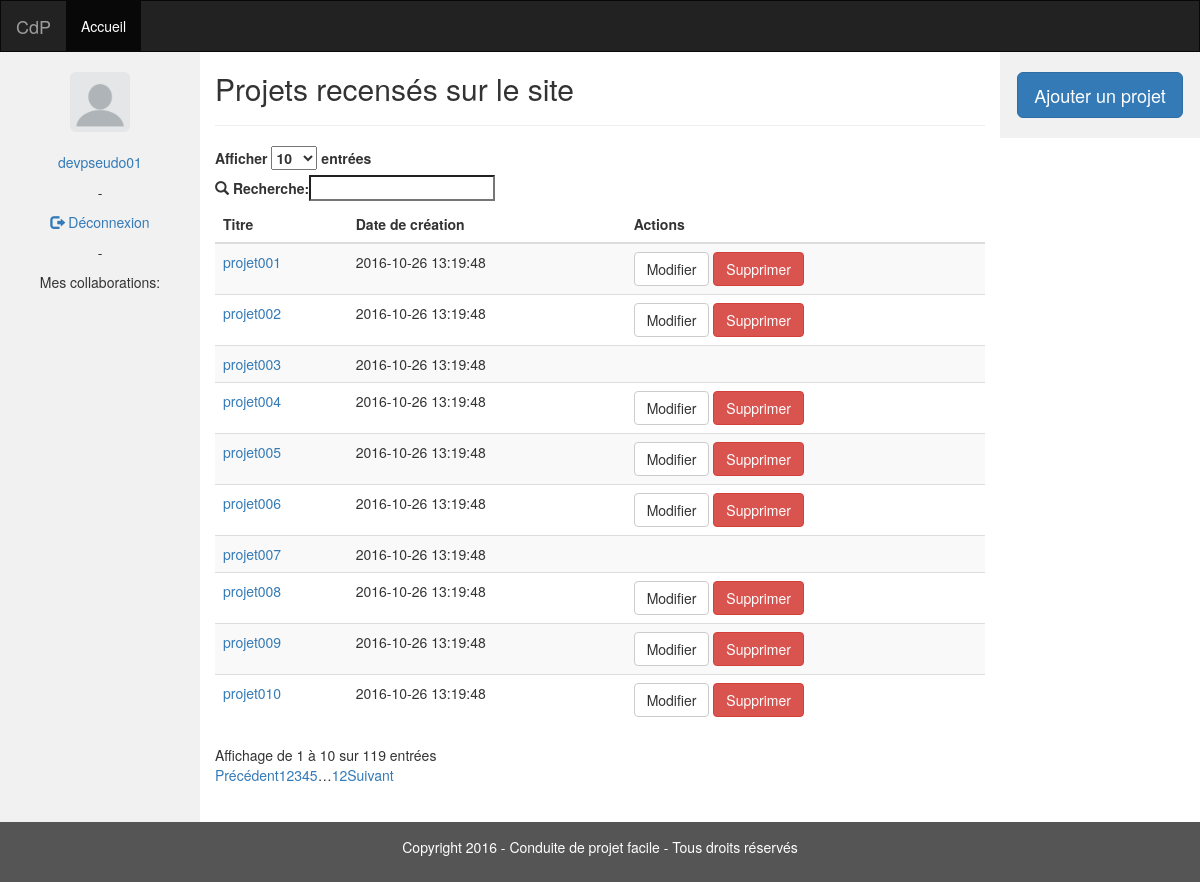
Page /listeProjets.php (signed in) on the committed database.
### tables this page shows
CREATE TABLE `projet` (
  `PRO_id` int(11) NOT NULL,
  `PRO_nom` varchar(255) NOT NULL,
  `PRO_client` varchar(255) NOT NULL,
  `PRO_description` text NOT NULL,
  `PRO_dateCreation` datetime NOT NULL,
  `DEV_idProductOwner` int(11) NOT NULL,
  `DEV_idScrumMaster` int(11) NOT NULL
);

### web/requetes.php (called while the page is built, shortened)
<?php
class Requetes {
  private $conn;
    public function __construct($servername, $username, $password, $dbname) {
        $this->conn = new mysqli($servername, $username, $password, $dbname);
    }
    public function estMembreProjet($id_projet, $id_dev) {
				return $this->estDeveloppeurProjet($id_projet, $id_dev) ||
							$this->estScrumMaster($id_dev, $id_projet) ||
							$this->estProductOwner($id_dev, $id_projet);
    }
    public function estDeveloppeurProjet($id_projet, $id_dev) {
        $sql = "SELECT * FROM inter_dev_projet
                WHERE PRO_id = ".$id_projet." AND DEV_id = ".$id_dev.";";
        if (!$result = $this->conn->query($sql)) {
            printf("<b style=\"color:red;\">Message d'erreur dans estDeveloppeurProjet(): %s</b><br>\n", $this->conn->error);
            return NULL;
        }
        $row = $result->fetch_assoc();
        return false;
    }
    public function estScrumMaster($id_dev, $id_pro) {
        $sql = "SELECT * FROM projet
                WHERE PRO_id=".$id_pro." AND DEV_idScrumMaster=".$id_dev.";";
        if (!$result = $this->conn->query($sql)) {
            printf("<b style=\"color:red;\">Message d'erreur dans estScrumMaster(): %s</b><br>\n", $this->conn->error);
            return NULL;
        }
        if ($result->num_rows == 1)
            return true;
        else
            return false;
    }
    public function estProductOwner($id_dev, $id_pro) {
      $sql = "SELECT * FROM projet
              WHERE PRO_id=".$id_pro." AND DEV_idProductOwner=".$id_dev.";";
      if (!$result = $this->conn->query($sql)) {
          printf("<b style=\"color:red;\">Message d'erreur dans estProductOwner(): %s</b><br>\n", $this->conn->error);
          return NULL;
      }
      if ($result->num_rows == 1)
          return true;
      else
          return false;
    }
    public function listeProjets($id_premiere_ligne = 0, $nb_projets_par_pages = 200000) {
        $sql = "SELECT * FROM projet
                ORDER BY PRO_dateCreation ASC
                LIMIT ".$id_premiere_ligne.", ".$nb_projets_par_pages.";";
        if (!$result = $this->conn->query($sql)) {
            printf("<b style=\"color:red;\">Message d'erreur dans listeProjets(): %s</b><br>\n", $this->conn->error);
            return NULL;
        }
        return $result;
    }
}
?>

### web/listeProjets.php (the view, shortened to what this page needs)
<?php
require_once("../web/config.php");
$s->suppressionCookies();
$s->head("Liste des Projets");
$s->header($db);
$s->nav($db);
?>
          <article>
            <div class="col-sm-8 text-left">
              <h2>Projets recensés sur le site</h2>
              <hr>
              <table id="tableProjet" class="table table-striped table-hover">
                <thead>
                  <tr>
                    <th>Titre</th>
                    <th>Date de création</th>
<?php
if (isset($_SESSION["session"])) {
?>
                    <th>Actions</th>
<?php
}
?>
                  </tr>
                </thead>
                <tbody>
<?php
$result = $db->listeProjets();
while ($row = $result->fetch_assoc()) {
?>
                  <tr>
                    <td>
                      <a href="#" onclick=<?php echo 'document.getElementById("lien_projet'.$row["PRO_id"].'").submit()' ;?>>
                        <?php echo $row["PRO_nom"]."\n"; ?>
                      </a>
                    </td>
                    <td><?php echo $row["PRO_dateCreation"]; ?></td>
<?php
  if (isset($_SESSION["session"])) {
?>
                    <td>
<?php
    if ($db->estMembreProjet($row["PRO_id"], $_SESSION["id_co"])) {
?>
                      <form style="display: inline;" action="../web/formulaireProjet.php" method="post">
                        <input class="btn btn-default" type="submit" value="Modifier"/>
                      </form>
                        <form style="display: inline;" action="projet.php" method="post">
                        <input class="btn btn-danger" type="submit" value="Supprimer"/>
                      </form>
<?php
    }
?>
                    </td>
<?php
  }
?>
                  </tr>
<?php
}
?>
                </tbody>
              </table>
            </div>
          </article>
          <aside>
<?php
if (isset($_SESSION["session"])) {
?>
            <div class="col-sm-2 sidenav">
              <form style="display: inline;" action="formulaireProjet.php" method="post">
                <input class="btn btn-primary btn-lg" type="submit" value="Ajouter un projet"/>
              </form>
            </div>
<?php
}
?>
          </aside>
<?php $s->footer(); ?>

### web/structure.php (shortened to what this page needs)
<?php
class Structure {
  public function head($titrePage) {
?>
<!doctype html>
<html>
  <head>
    <link rel="stylesheet" href="https://maxcdn.bootstrapcdn.com/bootstrap/3.3.7/css/bootstrap.min.css">
    <link rel="stylesheet" href="https://cdn.datatables.net/1.10.12/css/dataTables.bootstrap.min.css">
    <link rel="stylesheet" type="text/css" href="../web/css/style.css">
  </head>
<?php
  }
  public function header($db) {
?>
  <body>
    <header>
      <nav class="navbar navbar-inverse">
        <div class="container-fluid">
          <div class="navbar-header">
            <a class="navbar-brand" href="cdp.php">CdP</a>
          </div>
          <div class="collapse navbar-collapse" id="myNavbar">
            <ul class="nav navbar-nav">
              <li class="active"><a href="../web/listeProjets.php">Accueil</a></li>
            </ul>
          </div>
        </div>
      </nav>
    </header>
    <section>
      <div class="container-fluid text-center">
        <div class="row content">
<?php
  }
  public function nav($db) {
?>
          <nav>
            <div class="col-sm-2 sidenav">
<?php
    if (isset($_SESSION["session"])) {
      if (empty($_SESSION["image_co"])) {
?>
              <p>
                <img src="../web/img/avatar-default.jpg" alt="Avatar" height="60" width="60" class="img-rounded"/>
                <br>
                <br>
<?php
      }
?>
                <a href="profil.php"><?php echo htmlspecialchars($_SESSION["pseudo_co"]); ?></a>
              </p>
              <p> - </p>
              <p>
                <a href="../web/deconnexion.php"><span class="glyphicon glyphicon-log-out"></span> Déconnexion</a>
              </p>
              <p> - </p>
              <p>Mes collaborations:</p>
              <div class="scroll">
              </div>
<?php
   }
?>
            </div>
          </nav>
<?php
  }
  public function footer() {
?>
        </div>
      </div>
    </section>
    <footer class="container-fluid text-center">
      <p>Copyright 2016 - Conduite de projet facile - Tous droits réservés</p>
    </footer>
  </body>
</html>
<?php
  }
}
?>

### web/css/style.css (style rules this page uses)
.navbar { margin-bottom: 0px; border-radius: 0px; }
.row.content { height: 450px; }
.sidenav { padding-top: 20px; padding-bottom: 20px; background-color: #f1f1f1; height: 100%; }
footer { background-color: #555; color: white; padding: 15px; }
div.scroll { height: 500px; overflow-y: auto; }

### rows in the picture
projet: PRO_nom "projet001", PRO_dateCreation "2016-10-26 13:19:48"
projet: PRO_nom "projet002", PRO_dateCreation "2016-10-26 13:19:48"
projet: PRO_nom "projet003", PRO_dateCreation "2016-10-26 13:19:48"
projet: PRO_nom "projet004", PRO_dateCreation "2016-10-26 13:19:48"
projet: PRO_nom "projet005", PRO_dateCreation "2016-10-26 13:19:48"
projet: PRO_nom "projet006", PRO_dateCreation "2016-10-26 13:19:48"
projet: PRO_nom "projet007", PRO_dateCreation "2016-10-26 13:19:48"
projet: PRO_nom "projet008", PRO_dateCreation "2016-10-26 13:19:48"
projet: PRO_nom "projet009", PRO_dateCreation "2016-10-26 13:19:48"
projet: PRO_nom "projet010", PRO_dateCreation "2016-10-26 13:19:48"

### other values in the picture
$_SESSION["pseudo_co"] "devpseudo01"
